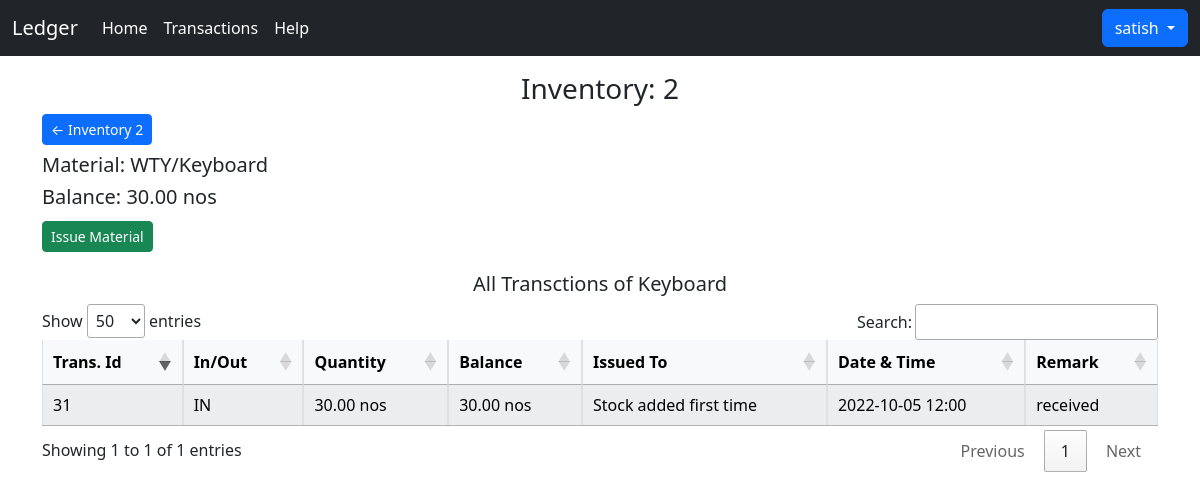
The app's page /transactions/inventory/2/material_code/WTY (signed in) with its own data.
### home/models.py (models this page shows, shortened)
class Inventory1(models.Model):
    id = models.AutoField(primary_key=True)
    inv_id = models.CharField(max_length=20)
    material_code = models.CharField(max_length=100, unique=True)
    material_name = models.CharField(max_length=200)
    balance = models.DecimalField(max_digits=10, decimal_places=2)
    unit = models.CharField(max_length=20)
    remark = models.CharField(max_length=200)

class Transactions(models.Model):
    id = models.AutoField(primary_key=True)
    inv_id = models.CharField(max_length=20)
    material_code = models.CharField(max_length=100)
    material_name = models.CharField(max_length=200)
    in_out = models.CharField(max_length=10)
    quantity = models.DecimalField(max_digits=10, decimal_places=2)
    balance = models.DecimalField(max_digits=10, decimal_places=2)
    unit = models.CharField(max_length=20)
    issued_to = models.CharField(max_length=200)
    dateTime = models.DateTimeField(default=datetime.now, blank=True)
    remark = models.CharField(max_length=200)

### home/views.py (the view, shortened to what this page needs)
# urls.py: path('transactions/inventory/<str:inv_id>/material_code/<str:mat_code>',
def transactions(request, inv_id, mat_code):
    if request.user.is_anonymous:
        return redirect('/')
    material = Inventory1.objects.get(material_code=mat_code)
    form = TransactionsForm()
    mat_trans = Transactions.objects.filter(
        inv_id=inv_id, material_code=mat_code)
    context = {'form': form, 'mat_trans': mat_trans, 'inv_id': inv_id,
               'mat_code': mat_code, 'mat_name': material.material_name, 'balance': material.balance, 'unit': material.unit}
    return render(request, 'transactions.html', context)

### home/forms.py
class TransactionsForm(forms.ModelForm):
    class Meta:
        model = Transactions
        fields = "__all__"
        exclude = ('material_code', 'material_name',
                   'inv_id', 'balance', 'dateTime', 'unit')
    CHOICES = [('OUT', 'OUT'), ('IN', 'IN')]
    in_out = forms.ChoiceField(choices=CHOICES)
    def __init__(self, *args, **kwargs):
        super(TransactionsForm, self).__init__(*args, **kwargs)
        self.fields['in_out'].label = 'IN/OUT'
        for visible in self.visible_fields():
            visible.field.widget.attrs['class'] = 'form-control my-2'

### templates/transactions.html (shortened to what this page needs)
{% extends 'base.html' %}
{% block body %}
<div class="container my-3 ">
    <h3 class="text-center">Inventory: {{inv_id}}</h3>
    <a href='/inventory/{{inv_id}}' class='btn btn-primary btn-sm mb-2'>&larr; Inventory {{inv_id}}</a>
    <h5>Material: {{mat_code}}/{{mat_name}}</h5>
    <h5>Balance: {{balance}} {{unit}}</h5>
    <button type="button" class="btn btn-success btn-sm my-1" data-bs-toggle="modal" data-bs-target="#exampleModal">
        Issue Material
    </button>
    <div class="mt-3  mb-0 ">
        <div class="mb-3 ">
            <h5 class="text-center">All Transctions of {{mat_name}}</h5>
            <table id="table_id" class="table-light table table-striped table-bordered w-100">
                <thead>
                    <tr>
                        <th>Trans. Id</th>
                        <th>In/Out</th>
                        <th>Quantity</th>
                        <th>Balance</th>
                        <th>Issued To</th>
                        <th>Date & Time</th>
                        <th>Remark</th>
                    </tr>
                </thead>
                <tbody>
                    {% for entry in mat_trans %}
                    <tr>
                        <td>{{entry.id}}</td>
                        <td>{{entry.in_out}}</td>
                        <td>{{entry.quantity}} {{unit}}</td>
                        <td>{{entry.balance}} {{unit}}</td>
                        <td>{{entry.issued_to}}</td>
                        <td>{{entry.dateTime | date:'Y-m-d H:i'}}</td>
                        <td>{{entry.remark}}</td>
                    </tr>
                    {% endfor %}
                </tbody>
            </table>
            <link href="https://cdn.datatables.net/1.11.3/css/jquery.dataTables.min.css" rel="stylesheet">
        </div>
    </div>
</div>
{% endblock body %}

### templates/header.html (shortened to what this page needs)
<nav class="navbar navbar-expand-lg navbar-dark bg-dark">
    <div class="container-fluid">
        <a class="navbar-brand" href="/">Ledger</a>
        <div class="collapse navbar-collapse" id="navbarSupportedContent">
            <ul class="navbar-nav me-auto mb-2 mb-lg-0">
                <li class="nav-item">
                    <a class="nav-link active" aria-current="page" href="/">Home</a>
                </li>
                <li class="nav-item">
                    <a class="nav-link active" aria-current="page" href="/alltransactions">Transactions</a>
                </li>
                <li class="nav-item">
                    <a class="nav-link active" href="/help">Help</a>
                </li>
            </ul>
            <div class="btn-group">
                <button id="userMenu" type="button" class="btn btn-primary dropdown-toggle" data-bs-toggle="dropdown"
                    aria-expanded="false" value="">
                    {{request.user}}
                </button>
            </div>
        </div>
    </div>
</nav>

### records on screen
Inventory1: material_name "Keyboard", balance "30.00", unit "nos"
Transactions: id "31", in_out "IN", quantity "30.00", balance "30.00", issued_to "Stock added first time", dateTime "2022-10-05 12:00", remark "received"

### other values on screen
{{ request.user }} "satish"
{{ inv_id }} "2"
{{ mat_code }} "WTY"
